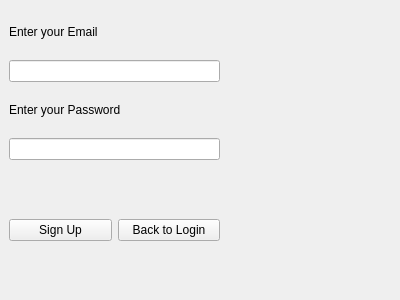
<?xml version="1.0" encoding="UTF-8"?>
<ui version="4.0">
 <class>Signup</class>
 <widget class="QWidget" name="Signup">
  <property name="geometry">
   <rect>
    <x>0</x>
    <y>0</y>
    <width>400</width>
    <height>300</height>
   </rect>
  </property>
  <property name="windowTitle">
   <string>Form</string>
  </property>
  <widget class="QWidget" name="verticalLayoutWidget">
   <property name="geometry">
    <rect>
     <x>9</x>
     <y>9</y>
     <width>211</width>
     <height>151</height>
    </rect>
   </property>
   <layout class="QVBoxLayout" name="verticalLayout">
    <item>
     <widget class="QLabel" name="label_email">
      <property name="text">
       <string>Enter your Email</string>
      </property>
     </widget>
    </item>
    <item>
     <widget class="QLineEdit" name="lineEdit_email"/>
    </item>
    <item>
     <widget class="QLabel" name="label_password">
      <property name="text">
       <string>Enter your Password</string>
      </property>
     </widget>
    </item>
    <item>
     <widget class="QLineEdit" name="lineEdit_password"/>
    </item>
   </layout>
  </widget>
  <widget class="QWidget" name="horizontalLayoutWidget">
   <property name="geometry">
    <rect>
     <x>9</x>
     <y>190</y>
     <width>211</width>
     <height>80</height>
    </rect>
   </property>
   <layout class="QHBoxLayout" name="horizontalLayout">
    <item>
     <widget class="QPushButton" name="pushButton_signUp">
      <property name="text">
       <string>Sign Up</string>
      </property>
     </widget>
    </item>
    <item>
     <widget class="QPushButton" name="pushButton_back2Login">
      <property name="text">
       <string>Back to Login</string>
      </property>
     </widget>
    </item>
   </layout>
  </widget>
 </widget>
 <resources/>
 <connections/>
</ui>
